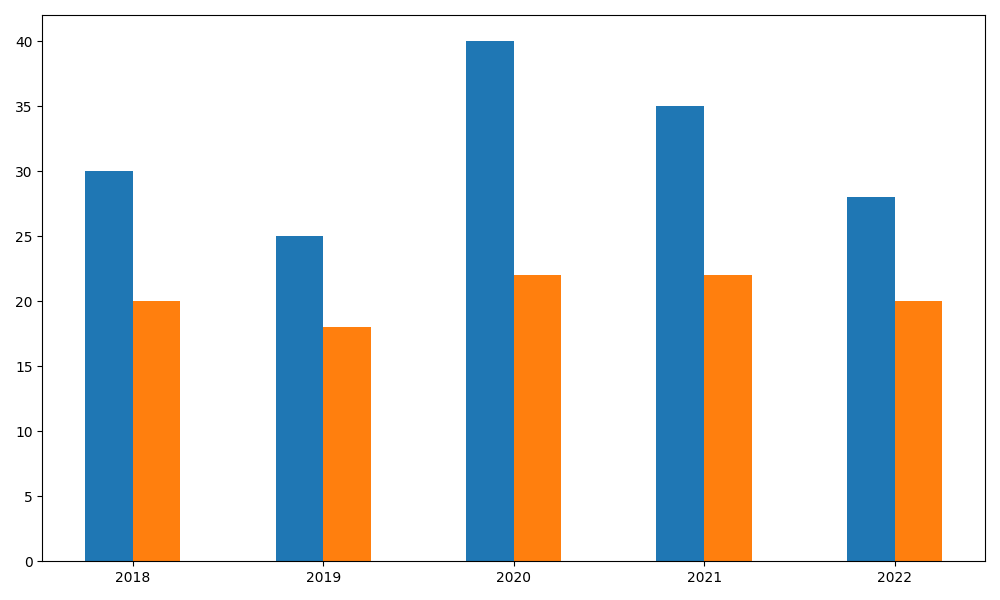

Python code for this plot:
import numpy as np
import matplotlib.pyplot as plt

cities = ['New York', 'London']
years = np.array(['2018', '2019', '2020', '2021', '2022'])

data = np.array([
    [30, 25, 40, 35, 28],
    [20, 18, 22, 22, 20],
])

bar_width = 0.25

fig, ax = plt.subplots(figsize=(10, 6))
indices = np.arange(len(years))

for idx, city in enumerate(cities):
    ax.bar(indices + idx * bar_width, data[idx], width=bar_width)

ax.set_xticks(indices + bar_width / 2)  # Adjusted for two data groups
ax.set_xticklabels(years)

plt.tight_layout()
plt.show()
